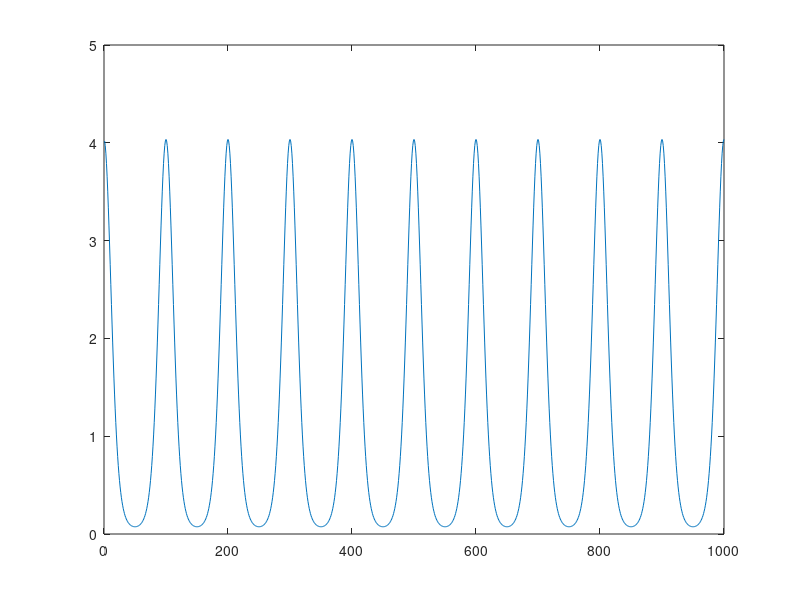

Recreate this plot in MATLAB. (Note: this script raises an error after producing the figure.)
rng(123)

%% generate data
T = 10;
dt = 0.01;
n = 50;

X_lam = ones(T/dt, 1);
G_nu = ones(T/dt, 1);

period = T/(2*dt);

theta_true = [[repmat(3, 1, round(T/(dt*2)))...
    repmat(4, 1, T/dt - round(T/(dt*2)))]',...
    4+2*cos((10*pi/period)*(1:T/dt))'];

lam_true = exp(X_lam.*theta_true(:, 1));
nu_true = exp(G_nu.*theta_true(:, 2));

plot(nu_true*dt)

spk_vec = zeros(n, T/dt);
theo_mean = zeros(T/dt, 1);
theo_var = zeros(T/dt, 1);
theo_mlogy = zeros(T/dt, 1);

for k = 1:(T/dt)
    spk_vec(:, k) = com_rnd(lam_true(k)*dt, nu_true(k)*dt, n);
    cum_app = sum_calc(lam_true(k)*dt, nu_true(k)*dt, 1000);
    Zk = cum_app(1);
    Ak = cum_app(2);
    Bk = cum_app(3);
    Ck = cum_app(4);
    
    theo_mean(k) = Ak/Zk;
    theo_var(k) = Bk/Zk - theo_mean(k)^2;
    theo_mlogy(k) = Ck/Zk;
end

figure(1)
hold on
plot(mean(spk_vec, 1))
plot(theo_mean)
hold off

figure(2)
hold on
plot(var(spk_vec, 1))
plot(theo_var)
hold off

figure(3)
hold on
plot(mean(gammaln(spk_vec + 1), 1))
plot(theo_mlogy)
hold off
%% fit

[theta_fit1,W_fit1] =...
    ppafilt_compoisson(spk_vec,X_lam,G_nu,ones(2,1),eye(2),eye(2),1e-5*eye(2),dt);

[theta_fit2,W_fit2] =...
    ppasmoo_compoisson(spk_vec,X_lam,G_nu,ones(2,1),eye(2),eye(2),1e-5*eye(2),dt);

figure(4)
hold on
plot(theta_true(:, 1))
% plot(theta_fit1(1, :))
plot(theta_fit2(1, :))
hold off

figure(5)
hold on
plot(theta_true(:, 2))
% plot(theta_fit1(2, :))
plot(theta_fit2(2, :))
hold off
